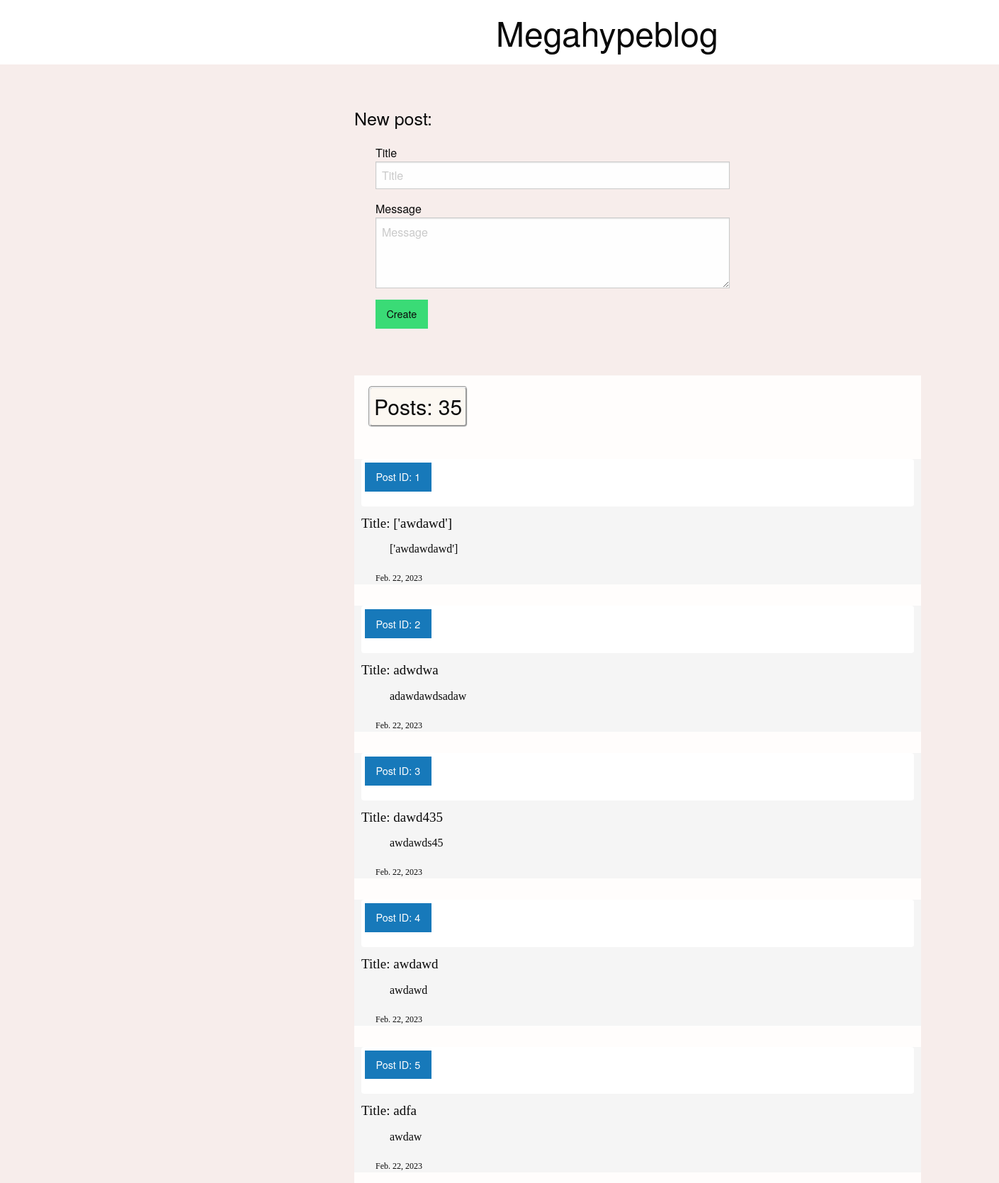
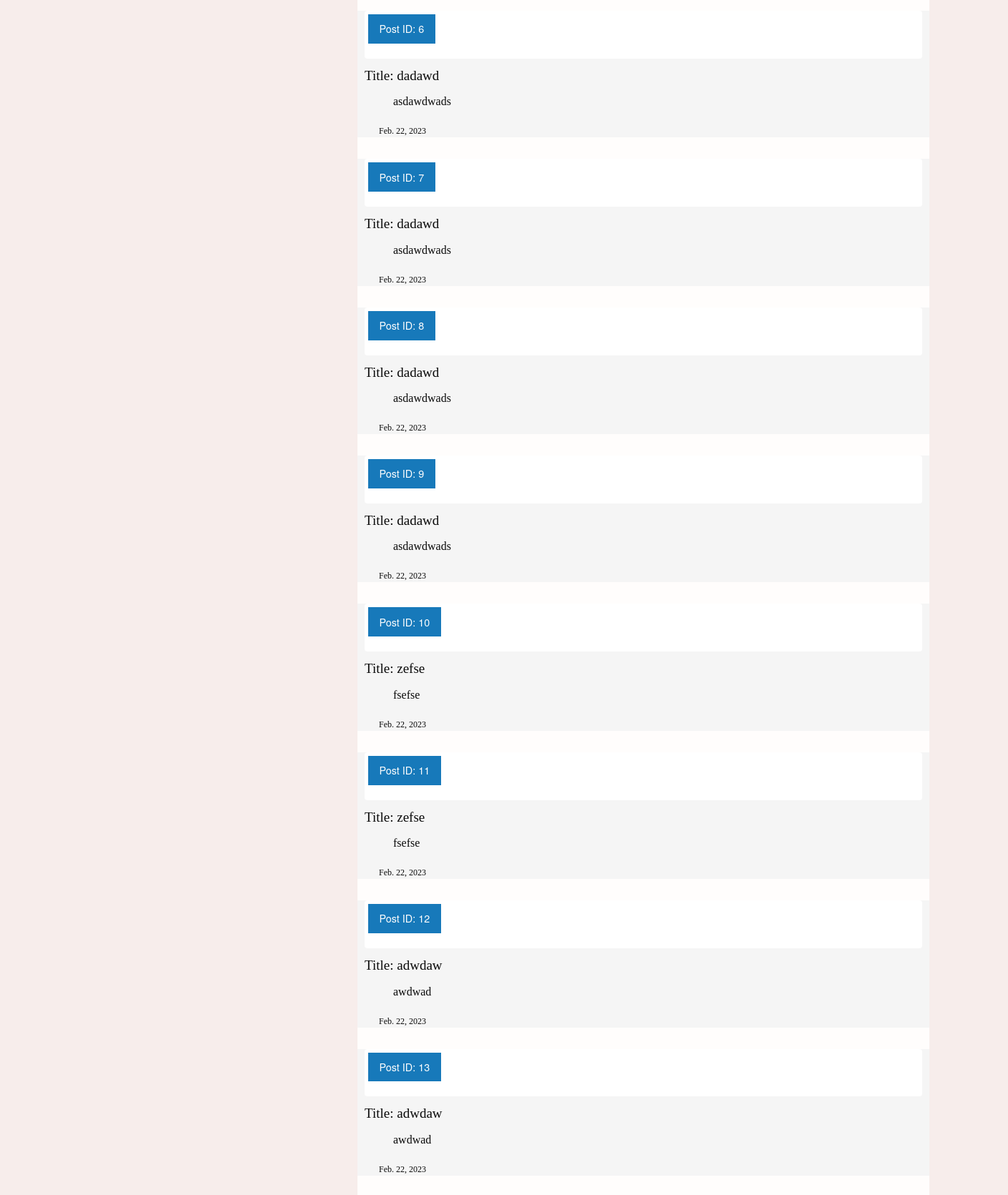
/get_all_posts/ (upper part), run on the app's committed database (2 pictures, top to bottom).
### blog_app/models.py (models this page shows)
class Posts(models.Model):
	title = models.CharField(max_length=30, blank=False)
	message = models.CharField(max_length=200, blank=False)
	date = models.DateField(auto_now=True)

### blog_app/views.py (the view)
# urls.py: path('get_all_posts/', get_all_posts),
def get_all_posts(request):
	if request.method == 'GET':
		posts = Posts.objects.all()
		return render(request, 'main.html', {'posts':posts})
	else:
		return HttpResponse(status=405)

### blog_app/templates/main.html (shortened to what this page needs)
{% load static %}
<!DOCTYPE html>
<html>
<head>
	<link rel="stylesheet" href="https://cdn.jsdelivr.net/npm/foundation-sites@6.7.5/dist/css/foundation.min.css">
	<link rel="stylesheet" href="{% static 'main_styles.css' %}" type="text/css">
</head>
<body>
	<div class="common">
		<h1>
			Megahypeblog
		</h1>
		<h2 class="new_post">
			New post:
		</h2>
		<div class="post_input">
			<div class="grid-y grid-padding-y">
				<form action="http://127.0.0.1:8000/newpost/" method="POST">
					<div>
						Title
						<input class="title_input" type="text" placeholder="Title" name="title">
					</div>
					<div>
						Message
						<textarea class="message_input" name="message" placeholder="Message"></textarea>
					</div>
					<div>
					  	<input type="submit" class="button success" value="Create">
					</div>
				</form>
			</div>
		</div>
		<div class="main">
			<h2 class="posts">
				Posts: {{ posts|length }}
			</h2>
			{% for post in posts %}
			<div class="post">
				<h3 class="post_id">
				<a class="button"
				href="http://127.0.0.1:8000/get_post/{{post.id}}">Post ID: {{post.id}}
				</a>
				</h3>
				<div class="title">
				Title: {{post.title}}
				</div>
				<div class="message">
					{{post.message}}
				</div>
				<div class="date">
					{{post.date}}
				</div>
			</div>
			{% endfor %}
		</div>
	</div>
</body>
</html>

### blog_app/static/main_styles.css (style rules this page uses)
.common { position:relative; background-color:#f7edeb; width:100%; height:100%; }
h1 { display:inline-block; padding:12px 700px; width:100%; background-color: white; }
.new_post { display:inline-block; position:relative; left:500px; font-size:25px; margin:50px 0px 0px 0px; }
.post_input { width:500px; position:relative; left: 500px; margin:20px 0px 50px 30px; }
.message_input { height:100px; }
.main { position:relative; background-color:#fffdfc; width:800px; left:500px; }
.posts { display:inline-block; font-size:30px; margin:15px 20px; padding:5px; border-radius:5px; border-style:groove; background-color:#fcf8f2; }
.post { background-color:#f5f5f5; font-family:Verdana; margin:30px 0px; }
.post_id { background-color: white; border-radius:4px; font-size:22px; margin:10px;; padding:5px;; }
.title { font-size:19px; margin:10px; }
.message { position:relative; left:50px; }
.date { position:relative; left:10px; margin:20px; font-size:12px; }

### data on the page
Posts: id "1", title "['awdawd']", message "['awdawdawd']", date "Feb. 22, 2023"
Posts: id "2", title "adwdwa", message "adawdawdsadaw", date "Feb. 22, 2023"
Posts: id "3", title "dawd435", message "awdawds45", date "Feb. 22, 2023"
Posts: id "4", title "awdawd", message "awdawd", date "Feb. 22, 2023"
Posts: id "5", title "adfa", message "awdaw", date "Feb. 22, 2023"
Posts: id "6", title "dadawd", message "asdawdwads", date "Feb. 22, 2023"
Posts: id "7", title "dadawd", message "asdawdwads", date "Feb. 22, 2023"
Posts: id "8", title "dadawd", message "asdawdwads", date "Feb. 22, 2023"
Posts: id "9", title "dadawd", message "asdawdwads", date "Feb. 22, 2023"
Posts: id "10", title "zefse", message "fsefse", date "Feb. 22, 2023"
Posts: id "11", title "zefse", message "fsefse", date "Feb. 22, 2023"
Posts: id "12", title "adwdaw", message "awdwad", date "Feb. 22, 2023"
Posts: id "13", title "adwdaw", message "awdwad", date "Feb. 22, 2023"

### other printed values
{{ posts|length }} "35"
